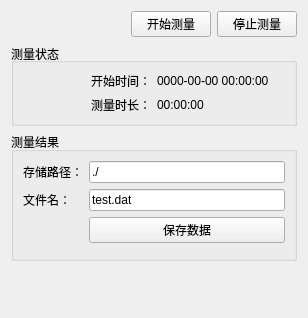
<?xml version="1.0" encoding="UTF-8"?>
<ui version="4.0">
 <class>ParticalWindow</class>
 <widget class="QWidget" name="ParticalWindow">
  <property name="geometry">
   <rect>
    <x>0</x>
    <y>0</y>
    <width>308</width>
    <height>318</height>
   </rect>
  </property>
  <property name="windowTitle">
   <string>Form</string>
  </property>
  <layout class="QVBoxLayout" name="verticalLayout_2">
   <item>
    <widget class="QWidget" name="widget_right" native="true">
     <property name="minimumSize">
      <size>
       <width>260</width>
       <height>0</height>
      </size>
     </property>
     <property name="maximumSize">
      <size>
       <width>300</width>
       <height>16777215</height>
      </size>
     </property>
     <layout class="QVBoxLayout" name="verticalLayout">
      <property name="leftMargin">
       <number>0</number>
      </property>
      <property name="topMargin">
       <number>0</number>
      </property>
      <property name="rightMargin">
       <number>0</number>
      </property>
      <property name="bottomMargin">
       <number>0</number>
      </property>
      <item>
       <widget class="QWidget" name="widget_2" native="true">
        <layout class="QHBoxLayout" name="horizontalLayout_2">
         <property name="leftMargin">
          <number>0</number>
         </property>
         <property name="topMargin">
          <number>0</number>
         </property>
         <property name="rightMargin">
          <number>0</number>
         </property>
         <property name="bottomMargin">
          <number>0</number>
         </property>
         <item>
          <spacer name="horizontalSpacer_3">
           <property name="orientation">
            <enum>Qt::Horizontal</enum>
           </property>
           <property name="sizeHint" stdset="0">
            <size>
             <width>207</width>
             <height>20</height>
            </size>
           </property>
          </spacer>
         </item>
         <item>
          <widget class="QPushButton" name="pushButton_start">
           <property name="text">
            <string>开始测量</string>
           </property>
          </widget>
         </item>
         <item>
          <widget class="QPushButton" name="pushButton_stop">
           <property name="text">
            <string>停止测量</string>
           </property>
          </widget>
         </item>
        </layout>
       </widget>
      </item>
      <item>
       <widget class="QGroupBox" name="groupBox_3">
        <property name="title">
         <string>测量状态</string>
        </property>
        <property name="alignment">
         <set>Qt::AlignLeading|Qt::AlignLeft|Qt::AlignVCenter</set>
        </property>
        <layout class="QGridLayout" name="gridLayout_2">
         <item row="0" column="1">
          <widget class="QLabel" name="label_2">
           <property name="text">
            <string>0000-00-00 00:00:00</string>
           </property>
          </widget>
         </item>
         <item row="0" column="0">
          <widget class="QLabel" name="label">
           <property name="text">
            <string>开始时间：</string>
           </property>
           <property name="alignment">
            <set>Qt::AlignRight|Qt::AlignTrailing|Qt::AlignVCenter</set>
           </property>
          </widget>
         </item>
         <item row="1" column="0">
          <widget class="QLabel" name="label_4">
           <property name="text">
            <string>测量时长：</string>
           </property>
           <property name="alignment">
            <set>Qt::AlignRight|Qt::AlignTrailing|Qt::AlignVCenter</set>
           </property>
          </widget>
         </item>
         <item row="1" column="1">
          <widget class="QLabel" name="label_5">
           <property name="text">
            <string>00:00:00</string>
           </property>
          </widget>
         </item>
        </layout>
       </widget>
      </item>
      <item>
       <widget class="QGroupBox" name="groupBox">
        <property name="layoutDirection">
         <enum>Qt::LeftToRight</enum>
        </property>
        <property name="title">
         <string>测量结果</string>
        </property>
        <property name="flat">
         <bool>false</bool>
        </property>
        <property name="checkable">
         <bool>false</bool>
        </property>
        <layout class="QGridLayout" name="gridLayout_5">
         <property name="leftMargin">
          <number>9</number>
         </property>
         <property name="topMargin">
          <number>9</number>
         </property>
         <property name="rightMargin">
          <number>9</number>
         </property>
         <property name="bottomMargin">
          <number>9</number>
         </property>
         <item row="0" column="1">
          <widget class="QLineEdit" name="lineEdit_path">
           <property name="text">
            <string>./</string>
           </property>
          </widget>
         </item>
         <item row="1" column="1">
          <widget class="QLineEdit" name="lineEdit_filename">
           <property name="text">
            <string>test.dat</string>
           </property>
          </widget>
         </item>
         <item row="1" column="0">
          <widget class="QLabel" name="label_55">
           <property name="text">
            <string>文件名：</string>
           </property>
          </widget>
         </item>
         <item row="0" column="0">
          <widget class="QLabel" name="label_24">
           <property name="text">
            <string>存储路径：</string>
           </property>
          </widget>
         </item>
         <item row="3" column="0" colspan="2">
          <widget class="QWidget" name="widget_3" native="true">
           <layout class="QHBoxLayout" name="horizontalLayout_3">
            <property name="leftMargin">
             <number>0</number>
            </property>
            <property name="topMargin">
             <number>0</number>
            </property>
            <property name="bottomMargin">
             <number>0</number>
            </property>
           </layout>
          </widget>
         </item>
         <item row="2" column="1">
          <widget class="QPushButton" name="pushButton_save">
           <property name="text">
            <string>保存数据</string>
           </property>
          </widget>
         </item>
        </layout>
       </widget>
      </item>
      <item>
       <spacer name="verticalSpacer">
        <property name="orientation">
         <enum>Qt::Vertical</enum>
        </property>
        <property name="sizeHint" stdset="0">
         <size>
          <width>20</width>
          <height>40</height>
         </size>
        </property>
       </spacer>
      </item>
     </layout>
    </widget>
   </item>
  </layout>
 </widget>
 <resources/>
 <connections/>
</ui>
